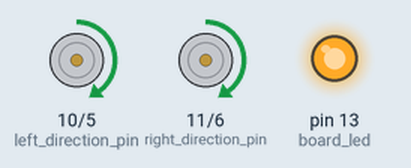
This sketch was run on a simulated Arduino Uno, built with avr-gcc and run on an emulated ATmega328P. Parts: direction and speed pins drawn as motors (green arrow = direction pin HIGH = forward, orange = LOW = backward, longer = more drive), output pins drawn as LEDs (lit = HIGH).

Above: at 2.2 s.
At 6.82 s:
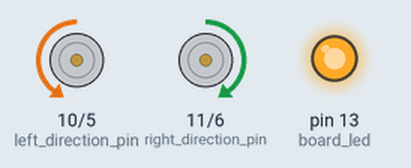
At 7.57 s:
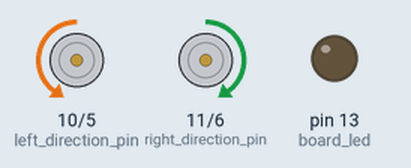
At 12.52 s:
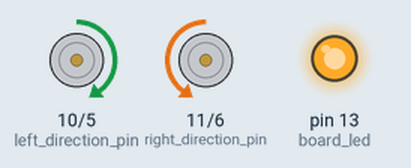
At 13.27 s:
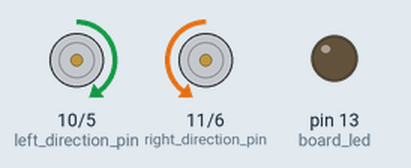
At 16.1 s:
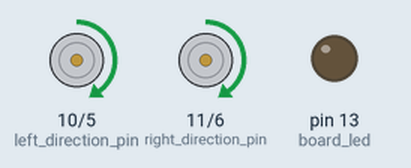
Timing chart, 0 to 16.8 s (numbered marks = the images above):
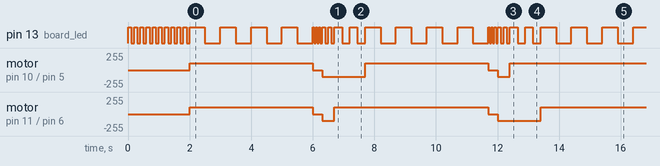

The sketch:

_03_s4a_edu_forward_and_turn.ino
```cpp
// (licence header left out)
#define board_led            13
#define left_speed_pin        5
#define right_speed_pin       6
#define left_direction_pin   10
#define right_direction_pin  11
#define MOTOR_LEFT           "L"
#define MOTOR_RIGHT          "R"
#define MOTOR_DIRECTION_FORWARD  1
#define MOTOR_DIRECTION_BACKWARDS 0

// the setup function runs once when you press reset or power the board
void setup() {
  // initialize digital pin 13 as an output.
  pinMode(board_led, OUTPUT);
  pinMode(left_speed_pin, OUTPUT);
  pinMode(right_speed_pin, OUTPUT);
  pinMode(left_direction_pin, OUTPUT);
  pinMode(right_direction_pin, OUTPUT);


  doBlink(10, 100);

}

// the loop function runs over and over again forever
void loop() {
  moveForward();
  doBlink(4,500);
  stopMotors();
  doBlink(3, 50);
  moveBackwards();
  doBlink(2,100);
  rotateLeft();
  doBlink(2, 250);

  moveForward();
  doBlink(4,500);
  stopMotors();
  doBlink(3, 50);
  moveBackwards();
  doBlink(2,100);
  rotateRight();
  doBlink(2, 250);
}

/*
 * motor: "L" for left and "R" for Right
 * direction: 1 for Forward, 0 for Backwards
 * speed: percentage 0-100 for speed of the motor
 */

void setMotor(String motor, int motorDirection, int motorSpeed){
  if(motor==MOTOR_RIGHT){
    digitalWrite(right_direction_pin, motorDirection);
    analogWrite(right_speed_pin, motorSpeed);
  }

  if(motor==MOTOR_LEFT){
    digitalWrite(left_direction_pin, motorDirection);
    analogWrite(left_speed_pin, motorSpeed);
  }
}

void moveForward(){
  setMotor(MOTOR_LEFT, MOTOR_DIRECTION_FORWARD, 100);
  setMotor(MOTOR_RIGHT, MOTOR_DIRECTION_FORWARD, 100);
}

void moveBackwards(){
  setMotor(MOTOR_LEFT, MOTOR_DIRECTION_BACKWARDS, 100);
  setMotor(MOTOR_RIGHT, MOTOR_DIRECTION_BACKWARDS, 100);
}

void rotateRight(){
  setMotor(MOTOR_LEFT,  MOTOR_DIRECTION_FORWARD, 100);
  setMotor(MOTOR_RIGHT, MOTOR_DIRECTION_BACKWARDS, 100);
}
void rotateLeft(){
  setMotor(MOTOR_LEFT,  MOTOR_DIRECTION_BACKWARDS, 100);
  setMotor(MOTOR_RIGHT, MOTOR_DIRECTION_FORWARD, 100);
}

void stopMotors(){
  setMotor(MOTOR_LEFT, MOTOR_DIRECTION_FORWARD, 0);
  setMotor(MOTOR_RIGHT, MOTOR_DIRECTION_FORWARD, 0);
}

//USE THIS AS HUMANCOMMUNICATION MECHANISM
void doBlink(int times, int delayTime){
  for(int i=0; i<times; i++){
    digitalWrite(board_led, HIGH);   // turn the LED on (HIGH is the voltage level)
    delay(delayTime);              // wait for a second
    digitalWrite(board_led, LOW);    // turn the LED off by making the voltage LOW
    delay(delayTime);              // wait for a second
  }
}
```

Measured:
- by itself, pin 13 (board_led): HIGH → LOW at 0.10 s, → HIGH 0.10 s later, → LOW 0.10 s later, → HIGH 0.10 s later, … (159 changes in this stretch)
- by itself, motor on pin 10 (left_direction_pin) / pin 5 (left_speed_pin): repeats every 11.4 s: stopped 0.30 s, backward 100/255 1.4 s, forward 100/255 4.0 s, stopped 0.30 s, backward 100/255 0.40 s, forward 100/255 5.0 s
- by itself, motor on pin 11 (right_direction_pin) / pin 6 (right_speed_pin): repeats every 11.4 s: stopped 0.30 s, backward 100/255 0.40 s, forward 100/255 5.0 s, stopped 0.30 s, backward 100/255 1.4 s, forward 100/255 4.0 s
